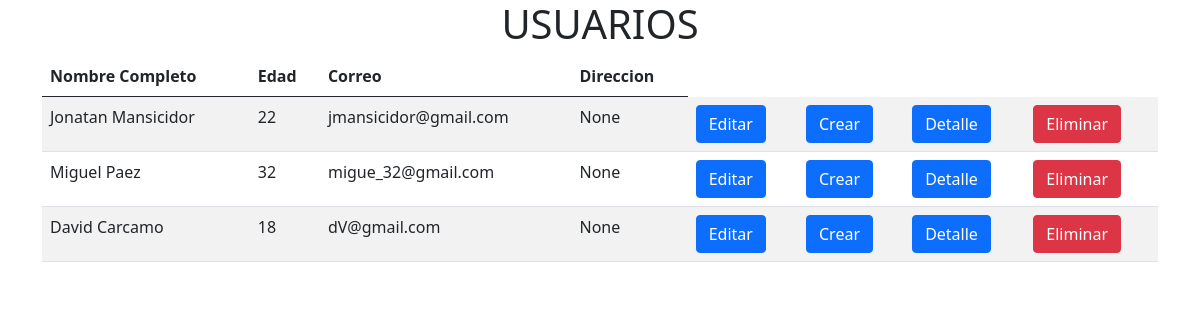
The page /usuarioList on the database as committed earlier.
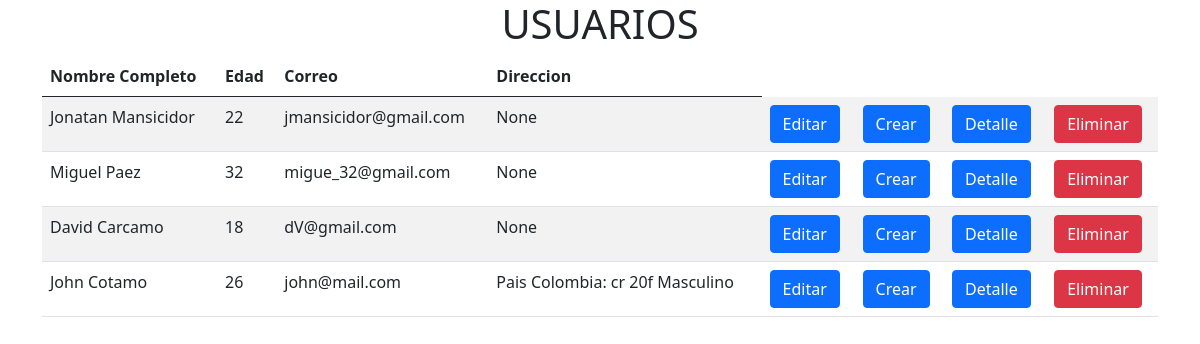
The same page on the database as committed later.
### blog_web/models.py (models this page shows)
class Persona(models.Model):
    nombre_completo = models.CharField(max_length=255)
    edad = models.IntegerField()
    email = models.CharField(max_length=255)
    otros_datos = models.ForeignKey(Usuario, on_delete=models.SET_NULL, null=True)

class Usuario(models.Model):
    pais = models.CharField(max_length=255)
    domicilio = models.CharField(max_length=255)
    sexo = models.CharField(max_length=255)
    def __str__(self):
        return f'Pais {self.pais}: {self.domicilio} {self.sexo}'

### blog_web/views.py (the view)
# urls.py: path('usuarioList', userunited),
def userunited(request):
    no_persona = Persona.objects.count()
    blogwebuserunited = Persona.objects.all()
    return render(request, 'blog_web/usuarioList.html',
                  {'no_persona': no_persona, 'blogwebuserunited': blogwebuserunited})

### blog_web/templates/blog_web/usuarioList.html (shortened to what this page needs)
<!DOCTYPE html>
<html>
<head>
    <link href="https://cdn.jsdelivr.net/npm/bootstrap@5.0.2/dist/css/bootstrap.min.css" rel="stylesheet"
>
</head>
<body>
<div class="container text-center">
    {% block title %}
    <h1>USUARIOS</h1>
    {% endblock %}
</div>
{% block content %}
<div class="container">
    <div>
        <table class="table table-striped">
            <thead>
            <tr>
                <th>Nombre Completo</th>
                <th>Edad</th>
                <th>Correo</th>
                <th>Direccion</th>
            </tr>
            </thead>
            <tbody>
            {% for blog_web in blogwebuserunited %}
            <tr>
                <td>{{blog_web.nombre_completo}}</td>
                <td>{{blog_web.edad}}</td>
                <td>{{blog_web.email}}</td>
                <td>{{blog_web.otros_datos}}</td>
                <td><a class="btn btn-primary" href="blog/editar/{{blog_web.id}}" role="button">Editar</a></td>
                <td><a class="btn btn-primary" href="{% url 'blog_crear'%}">Crear</a></td>
                <td><a class="btn btn-primary" href="blog/detalle/{{blog_web.id}}">Detalle</a></td>
                <td><a class="btn btn-danger" href="blog/borrar/{{blog_web.id}}">Eliminar</a></td>
            </tr>
            {% endfor %}
            </tbody>
    </div>
</div>
{% endblock %}
</body>
</html>

Rows that differ between the two databases and show on the page:
added Persona: nombre_completo "John Cotamo", edad "26", email "john@mail.com", otros_datos "Pais Colombia: cr 20f Masculino"
